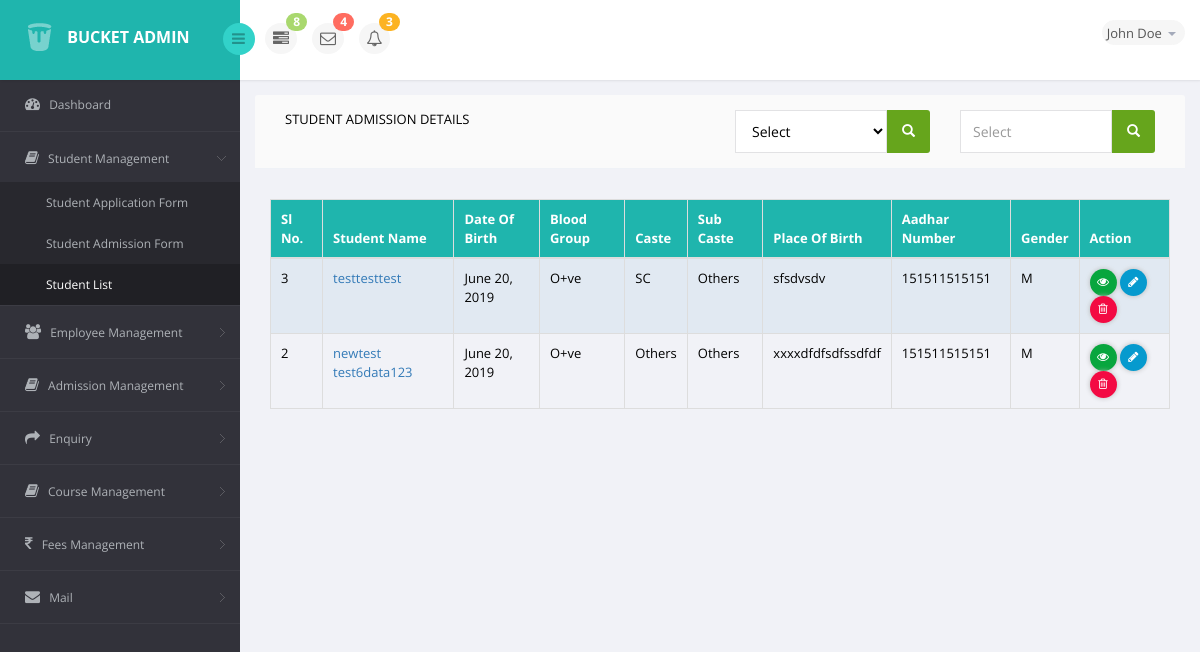
Page /student-list on the earlier database version.
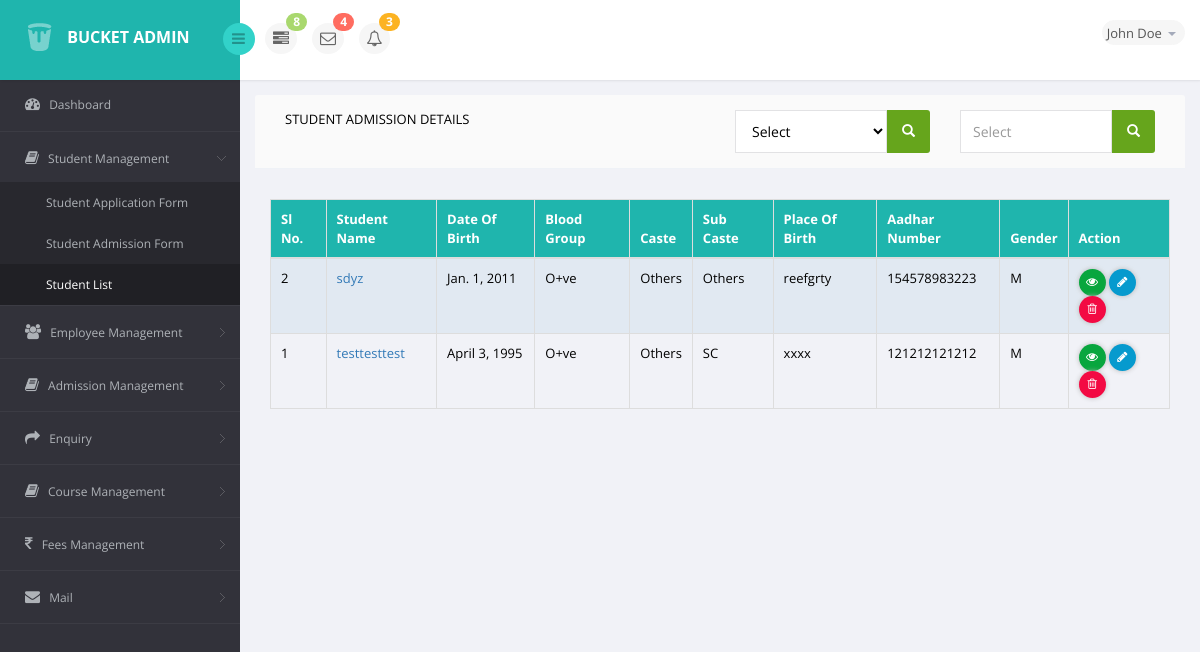
Same page on the later database version.
### student/models.py (models this page shows, shortened)
class Student(models.Model):
    BLOOD_GROUP=(('A+ve','A+ve'),('A-ve','A-ve'),('B+ve','B+ve'),('B-ve','B-ve'),('AB+ve','AB+ve'),('AB-ve','AB-ve'),('O+ve','O+ve'),('O-ve','O-ve'))
    CASTE=(('Gen','GEN'),('SC','SC'),('ST','ST'),('OBC','OBC'),('Others','Others'))
    GENDER_CHOICES = (
            ('M', 'Male'),
            ('F', 'Female')
        )
    OCCUPATION1=(
        ('GE','Govt. Employee'),
        ('PE','Private Employee'),
        ('SE','Self Employed'),
        ('B','Businessman'),
        ('O','Others'),
    )
    OCCUPATION2=(
        ('GE','Govt. Employee'),
        ('PE','Private Employee'),
        ('SE','Self Employed'),
        ('B','Businesswoman'),
        ('HM','Home Maker'),
        ('O','Others'),
    )
    n=(('india','India'),
        ('others','others'),)
    first_name=models.CharField(max_length=20)
    middle_name=models.CharField(max_length=20)
    last_name=models.CharField(max_length=20)
    date_of_birth=models.DateField()
    blood_group=models.CharField(max_length=5,choices=BLOOD_GROUP,default='O+ve')
    nationality=models.CharField(max_length=10,choices=n,default='india')
    caste=models.CharField(max_length=10,choices=CASTE,default='Others')
    sub_caste=models.CharField(max_length=10,choices=CASTE,default='Others')
    place_of_birth=models.CharField(max_length=20)
    email=models.EmailField(blank=True)
    phone_number=models.CharField(max_length=10,blank=True,validators=[RegexValidator('^[0-9]{10}$', message="Phone Number must be of 10 Digits")])
    aadhar_number=models.CharField(max_length=12,validators=[RegexValidator('^[0-9]{12}$', message="Aadhar Number must be of 12 Digits")])
    gender = models.CharField(choices=GENDER_CHOICES, max_length=10)
    fathers_name=models.CharField(max_length=20)
    fathers_occupation=models.CharField(max_length=30,choices=OCCUPATION1,default='Others')
    fathers_date_of_birth=models.DateField()
    fathers_phone_no=models.CharField(max_length=10, validators=[RegexValidator('^[0-9]{10}$', message="Please Enter a Valid Phone Number")])
    fathers_email_id=models.EmailField()
    fathers_annual_income=models.CharField(max_length=10)
    mothers_name=models.CharField(max_length=20)
    mothers_occupation=models.CharField(max_length=30,choices=OCCUPATION2,default='Others')
    mothers_date_of_birth=models.DateField(blank=True)
    mothers_phone_no=models.CharField(max_length=10, validators=[RegexValidator('^[0-9]{10}$', message="Please Enter a Valid Phone Number")])
    mothers_email_id=models.EmailField(blank=True)
    mothers_annual_income=models.CharField(max_length=10,blank=True)
    tenth_board=models.CharField(max_length=20,blank=False)
    tenth_subjects=models.CharField(max_length=20,blank=False)
    tenth_school=models.CharField(max_length=20,blank=False)
    tenth_full_mark=models.IntegerField()
    tenth_secured_mark=models.IntegerField()
    tenth_percentage=models.FloatField()
    twelth_board=models.CharField(max_length=20,blank=False)
    twelth_stream=models.CharField(max_length=20,blank=False)
    twelth_school=models.CharField(max_length=20,blank=False)
    twelth_full_mark=models.IntegerField()
    twelth_secured_mark=models.IntegerField()
    tewlth_percentage=models.FloatField()
    degree_stream=models.CharField(max_length=20,blank=False)
    degree_college=models.CharField(max_length=20,blank=False)
    degree_university=models.CharField(max_length=20,blank=False)
    degree_full_mark=models.IntegerField(blank=True,null=True)
    degree_secured_mark=models.IntegerField(blank=True,null=True)
    degree_percentage=models.FloatField(blank=False)
    postdegree_stream=models.CharField(max_length=20,blank=True)
    postdegree_college=models.CharField(max_length=20,blank=True)
    postdegree_university=models.CharField(max_length=20,blank=True)
    postdegree_full_mark=models.IntegerField(blank=True,null=True)
    postdegree_secured_mark=models.IntegerField(blank=True,null=True)
    postdegree_percentage=models.FloatField(null=True,blank=True)
    present_house_no=models.CharField(max_length=300)
    present_Lane=models.CharField(max_length=300)
    present_pin=models.CharField(max_length=6,validators=[RegexValidator('^[0-9]{6}$', message="Aadhar Number must be of 12 Digits")])
    present_district=models.ForeignKey(Districts,on_delete=models.CASCADE,related_name='dist')
    present_state=models.ForeignKey(State,on_delete=models.CASCADE,related_name='st')
    present_country=models.ForeignKey(Country,on_delete=models.CASCADE,related_name='cntry')
    present_same_address=models.BooleanField(default=False,blank=True)
    permanent_house_no=models.CharField(max_length=300)
    permanent_Lane=models.CharField(max_length=300)
    permanent_pin=models.CharField(max_length=6,validators=[RegexValidator('^[0-9]{6}$', message="Aadhar Number must be of 12 Digits")])
    permanent_district=models.ForeignKey(Districts,on_delete=models.CASCADE)
    permanent_state=models.ForeignKey(State,on_delete=models.CASCADE)
    permanent_country=models.ForeignKey(Country,on_delete=models.CASCADE)
    YEAR_CHOICES = [(r,r) for r in range(2000, datetime.date.today().year+1)]
    entrance_name=models.CharField(max_length=20)
    entrance_year=models.IntegerField(('year'), choices=year_choices(), default=current_year())
    entrance_score=models.FloatField()
    image_path = time.strftime('documents/%Y/%m/%d')
    student_pic=models.ImageField(upload_to=PathAndRename(image_path),blank=True)
    student_tenth=models.ImageField(upload_to=PathAndRename(image_path),blank=True)
    student_twelth=models.ImageField(upload_to=PathAndRename(image_path),blank=True)
    student_degree=models.ImageField(upload_to=PathAndRename(image_path),blank=True)
    student_clc=models.ImageField(upload_to=PathAndRename(image_path),blank=True)
    student_conduct_certificate=models.ImageField(upload_to=PathAndRename(image_path),blank=True)
    student_migration=models.ImageField(upload_to=PathAndRename(image_path),blank=True)
    student_birth_certificate=models.ImageField(upload_to=PathAndRename(image_path),blank=True)
    student_address=models.ImageField(upload_to=PathAndRename(image_path),blank=True)
    student_thumb=models.ImageField(upload_to=PathAndRename(image_path),blank=True)
    student_signature=models.ImageField(upload_to=PathAndRename(image_path),blank=True)
    tenth_marksheet=models.ImageField(upload_to=PathAndRename(image_path),blank=True)
    tewlth_marksheet=models.ImageField(upload_to=PathAndRename(image_path),blank=True)
    degree_marksheet=models.ImageField(upload_to=PathAndRename(image_path),blank=True)
    term_and_condition=models.BooleanField(default=False)
    def get_absolute_url(self):
        return reverse('student_detail', kwargs={
            'pk': self.pk
        })

### student/views.py (the view)
# urls.py: path('student-list',views.StudentListView.as_view(),name='student_list'),
class StudentListView(ListView):
    context_object_name='student_list'
    template_name='student/student_list.html'
    queryset=Student.objects.all()
    ordering=('-id')
    def get_context_data(self,**kwargs):
        context = super(StudentListView, self).get_context_data(**kwargs)
        return context

### student/templates/student/student_list.html (shortened to what this page needs)
{% extends 'student/base.html' %}
{% block content %}
<section id="main-content">
    <div class="wrapper">
           {% include 'student/filter.html' %}
        <div class="row">
                <div class="panel-body" style="overflow-x:auto;">
                        <table class="table table-bordered table-striped table-condensed">
                            <thead>
                                <tr class="hdclr">
                                    <th>Sl No.</th>
                                    <th>Student Name</th>
                                    <th>Date Of Birth</th>
                                    <th>Blood Group</th>
                                    <th>Caste</th>
                                    <th>Sub Caste</th>
                                    <th>Place Of Birth</th>
                                    <th>Aadhar Number</th>
                                    <th>Gender</th>
                                    <th>Action</th>
                                </tr>
                            </thead>
                            <tbody>
                                {% for stud in object_list %}
                                <tr>
                                        <td>{{stud.id}}</td>
                                        <td><a href="{{ stud.get_absolute_url }}">{{stud.first_name}}{{stud.middle_name}}{{stud.last_name}}</a></td>
                                        <td>{{stud.date_of_birth}}</td>
                                        <td>{{stud.blood_group}}</td>
                                        <td>{{stud.caste}}</td>
                                        <td>{{stud.sub_caste}}</td>
                                        <td>{{stud.place_of_birth}}</td>
                                        <td>{{stud.aadhar_number}}</td>
                                        <td>{{stud.gender}}</td>
                                    <td>
                                        <a href="{% url 'student_detail' pk=stud.id %}" class="social-icon">
                                            <i class="fa fa-eye vieww"></i>
                                        </a>
                                        <a href="{% url 'student_update' pk=stud.id %}" class="social-icon">
                                            <i class="fa fa-pencil editt"></i>
                                        </a>
                                        <a href="{% url 'student_delete' pk=stud.id %}" class="social-icon" id="delete">
                                            <i class="fa fa-trash-o deletee"></i>
                                        </a>
                                    </td>
                                </tr>
                                {% empty %}
                                <div class="container-fluid">
                                  <h3>No Posts Found having search query "{{ request.GET.q }}"</h3>
                                </div>
                                {% endfor %}
                            </tbody>
                        </table>
                </div>
        </div>
    </div>
</section>
{% endblock content %}

Differences in the rows shown:
removed Student: id "3", first_name "test", middle_name "test", last_name "test", date_of_birth "June 20, 2019", blood_group "O+ve", caste "SC", sub_caste "Others", place_of_birth "sfsdvsdv", aadhar_number "151511515151", gender "M"
changed Student id 2: first_name "new" → "sd"; middle_name "test test6" → "y"; last_name "data123" → "z"; date_of_birth "June 20, 2019" → "Jan. 1, 2011"; place_of_birth "xxxxdfdfsdfssdfdf" → "reefgrty"; aadhar_number "151511515151" → "154578983223"
added Student: id "1", first_name "test", middle_name "test", last_name "test", date_of_birth "April 3, 1995", blood_group "O+ve", caste "Others", sub_caste "SC", place_of_birth "xxxx", aadhar_number "121212121212", gender "M"
